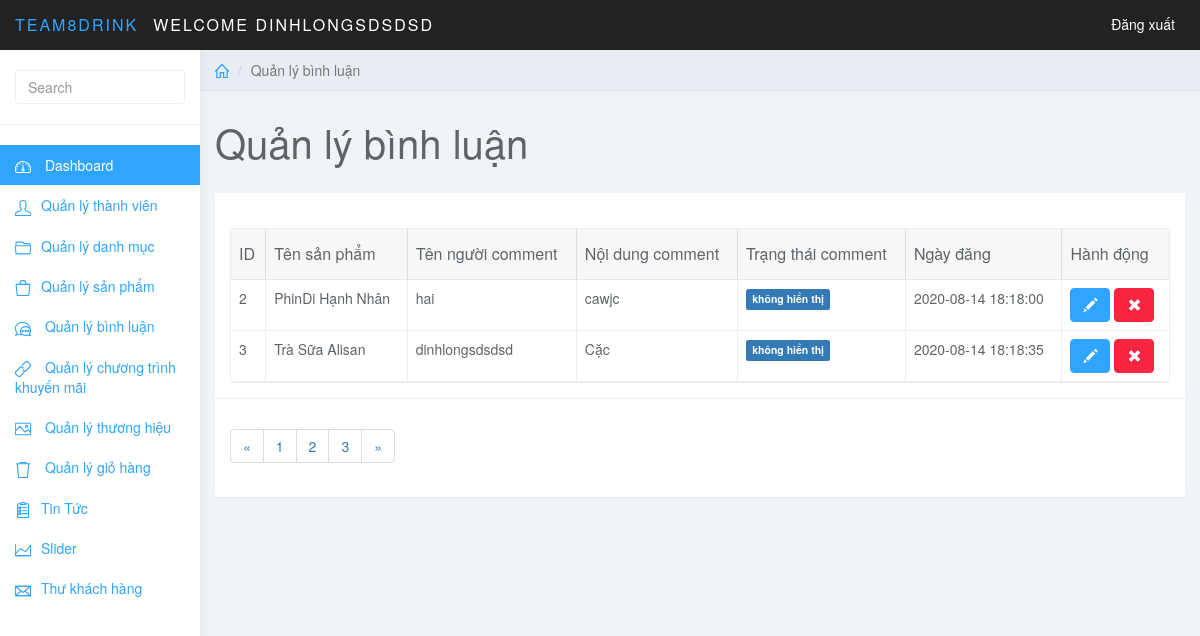
Screenshot of /admin/?page=comment (signed in) with the database file from the repository.
### tables this page shows
CREATE TABLE `comment` (
  `id` int(11) NOT NULL,
  `prd_id` int(11) NOT NULL,
  `member_id` int(11) NOT NULL,
  `content` varchar(255) NOT NULL,
  `comment_level` tinyint(1) NOT NULL,
  `comment_created_at` timestamp NOT NULL DEFAULT current_timestamp()
);

CREATE TABLE `product` (
  `id` int(11) NOT NULL,
  `prd_name` varchar(191) NOT NULL,
  `cat_id` int(11) NOT NULL,
  `prd_image` varchar(191) NOT NULL,
  `prd_price` float NOT NULL,
  `prd_warranty` varchar(255) NOT NULL,
  `prd_accessory` varchar(255) NOT NULL,
  `prd_featured` varchar(255) NOT NULL,
  `prd_status` tinyint(1) NOT NULL,
  `prd_detail` varchar(255) NOT NULL,
  `prd_view` int(20) NOT NULL,
  `prd_created_at` timestamp NOT NULL DEFAULT current_timestamp(),
  `prd_updated_at` timestamp NOT NULL DEFAULT current_timestamp(),
  `link_video` varchar(255) NOT NULL,
  `pro_id` int(11) NOT NULL,
  `trade_id` int(11) NOT NULL
);

CREATE TABLE `member` (
  `id` int(11) NOT NULL,
  `member_name` varchar(191) NOT NULL,
  `email` varchar(191) NOT NULL,
  `password` varchar(191) NOT NULL,
  `member_level` tinyint(1) DEFAULT NULL,
  `address` varchar(191) DEFAULT NULL,
  `phone` int(11) DEFAULT NULL
);

### libs/comment.php (called while the page is built, shortened)
<?php
function list_comment_product_member()
{
    $conn = connection();
    $sql = "SELECT
    comment.id as id,
   	prd_name,
    member_name,
    comment_level,
    content,
    comment_created_at
    FROM
    ((
        comment
    INNER JOIN product ON comment.prd_id = product.id)
    INNER JOIN member ON comment.member_id = member.id)";
     try {
         $stmt = $conn->prepare($sql);
         $stmt->execute();
         $result = $stmt->fetchAll(PDO::FETCH_ASSOC);
     } catch (PDOException $e) {
         echo "Lỗi dữ liệu " . $e->getMessage();
     } finally {
         unset($conn);
     }
     return $result;
}

### admin/themes/comment.php (the view, shortened to what this page needs)
<?php
$comment =  list_comment_product_member();
?>
<!DOCTYPE html>
<html>
<head>
    <link href="themes/css/bootstrap.min.css" rel="stylesheet">
    <link href="themes/css/datepicker3.css" rel="stylesheet">
    <link href="themes/css/bootstrap-table.css" rel="stylesheet">
    <link href="themes/css/styles.css" rel="stylesheet">
</head>
<body>
    <nav class="navbar navbar-inverse navbar-fixed-top" role="navigation">
        <div class="container-fluid">
            <div class="navbar-header">
                <a class="navbar-brand" href="#"><span>Team8Drink </span></a>
                <?php if (isset($_SESSION['hoten'])) : ?>
                    <a class="navbar-brand" href="#">welcome <?php echo $_SESSION['hoten'] ?></a>
                <?php endif ?>
                <ul class="user-menu">
                    <li class="dropdown pull-right">
                        <a href="<?= ROOT ?>admin/?page=login"> Đăng xuất</a>
                    </li>
                </ul>
            </div>
        </div>
    </nav>
    <div id="sidebar-collapse" class="col-sm-3 col-lg-2 sidebar">
        <form role="search">
            <div class="form-group">
                <input type="text" class="form-control" placeholder="Search">
            </div>
        </form>
        <ul class="nav menu">
            <li class="active"><a href="<?= ROOT ?>admin/?page=dashboard"><svg class="glyph stroked dashboard-dial">
                        <use xlink:href="#stroked-dashboard-dial"></use>
                    </svg> Dashboard</a></li>
            <li><a href="<?= ROOT ?>admin/?page=member"><svg class="glyph stroked male user ">
                        <use xlink:href="#stroked-male-user" /></svg>Quản lý thành viên</a></li>
            <li><a href="<?= ROOT ?>admin/?page=category"><svg class="glyph stroked open folder">
                        <use xlink:href="#stroked-open-folder" /></svg>Quản lý danh mục</a></li>
            <li><a href="<?= ROOT ?>admin/?page=product"><svg class="glyph stroked bag">
                        <use xlink:href="#stroked-bag"></use>
                    </svg>Quản lý sản phẩm</a></li>
            <li><a href="<?= ROOT ?>admin/?page=comment"><svg class="glyph stroked two messages">
                        <use xlink:href="#stroked-two-messages" /></svg> Quản lý bình luận</a></li>
            <li><a href="<?= ROOT ?>admin/?page=promotion"><svg class="glyph stroked chain">
                        <use xlink:href="#stroked-chain" /></svg> Quản lý chương trình khuyến mãi</a></li>
            <li><a href="<?= ROOT ?>admin/?page=trademark"><svg class="glyph stroked chain">
                        <use xlink:href="#stroked-landscape" /></svg> Quản lý thương hiệu</a></li>
            <li><a href="<?= ROOT ?>admin/?page=card"><svg class="glyph stroked gear">
                        <use xlink:href="#stroked-trash" /></svg> Quản lý giỏ hàng</a></li>
            <li><a href="<?= ROOT ?>admin/?page=news"><svg class="glyph stroked chain">
                        <use xlink:href="#stroked-clipboard-with-paper" /></svg>Tin Tức</a></li>
            <li><a href="<?= ROOT ?>admin/?page=slider"><svg class="glyph stroked chain">
                        <use xlink:href="#stroked-line-graph" /></svg>Slider</a></li>
            <li><a href="<?= ROOT ?>admin/?page=letter"><svg class="glyph stroked chain">
                        <use xlink:href="#stroked-email" /></svg>Thư khách hàng</a></li>
        </ul>
    </div>
    <div class="col-sm-9 col-sm-offset-3 col-lg-10 col-lg-offset-2 main">
        <div class="row">
            <ol class="breadcrumb">
                <li><a href="#"><svg class="glyph stroked home">
                            <use xlink:href="#stroked-home"></use>
                        </svg></a></li>
                <li class="active">Quản lý bình luận</li>
            </ol>
        </div>
        <div class="row">
            <div class="col-lg-12">
                <h1 class="page-header">Quản lý bình luận</h1>
            </div>
        </div>
        <div class="row">
            <div class="col-md-12">
                <div class="panel panel-default">
                    <div class="panel-body">
                        <table data-toolbar="#toolbar" data-toggle="table" class="table">
                            <thead>
                                <tr>
                                    <th data-field="id" data-sortable="true" style="text-align: center;">ID</th>
                                    <th style="text-align: center;">Tên sản phẩm</th>
                                    <th style="text-align: center;">Tên người comment</th>
                                    <th style="text-align: center;">Nội dung comment</th>
                                    <th style="text-align: center;">Trạng thái comment</th>
                                    <th style="text-align: center;">Ngày đăng</th>
                                    <th style="text-align: center;">Hành động</th>
                                </tr>
                            </thead>
                            <tbody>
                                <?php foreach($comment as $cm):?>
                                    <tr>
                                        <td style="text-align: center;"><?=$cm['id']?></td>
                                        <td style="text-align: center;"><?=$cm['prd_name']?></td>
                                        <td style="text-align: center;"><?=$cm['member_name']?></td>
                                        <td style="text-align: center;"><?=$cm['content']?></td>
                                        <td style="text-align: center;"><span class="label label-primary" ><?= ($cm['comment_level']) ? 'được hiển thị' : 'không hiển thị' ?></span></td>
                                        <td style="text-align: center;"><?=$cm['comment_created_at']?></td>
                                        <td class="form-group" style="text-align: center;">
                                            <a href="<?= ROOT ?>admin/?page=comment&action=update&id=<?= $cm['id'] ?>" class="btn btn-primary"><i class="glyphicon glyphicon-pencil"></i></a>
                                            <a href="<?= ROOT ?>admin/?page=comment&id=<?= $cm['id'] ?>" onclick="return confirm('Bạn có chắc muốn xoá không?')" class="btn btn-danger"><i class="glyphicon glyphicon-remove"></i></a>
                                        </td>
                                    </tr>
                                    <?php endforeach;?>
                            </tbody>
                        </table>
                    </div>
                    <div class="panel-footer">
                        <nav aria-label="Page navigation example">
                            <ul class="pagination">
                                <li class="page-item"><a class="page-link" href="#">&laquo;</a></li>
                                <li class="page-item"><a class="page-link" href="#">1</a></li>
                                <li class="page-item"><a class="page-link" href="#">2</a></li>
                                <li class="page-item"><a class="page-link" href="#">3</a></li>
                                <li class="page-item"><a class="page-link" href="#">&raquo;</a></li>
                            </ul>
                        </nav>
                    </div>
                </div>
            </div>
        </div>
    </div>
</body>
</html>

### admin/themes/css/styles.css (style rules this page uses)
body { background: #f1f4f7; padding-top: 50px; color: #5f6468; }
a, a:hover, a:focus { color: #30a5ff; }
h1, h2, h3, h4, h5, h6 { color: #5f6468; }
h1 { font-weight: 300; font-size: 40px; }
.form-control { border: 1px solid #eee; box-shadow: none; }
.navbar-header .navbar-brand { color: #fff; font-size: 16px; text-transform: uppercase; font-weight: 500; letter-spacing: 2px; }
.navbar-header .navbar-brand span { color: #30a5ff; }
.btn-primary, .btn-primary:hover, .btn-primary:focus, .btn-primary:active, .btn-primary.active, .open > .dropdown-toggle.btn-primary, .btn-primary.disabled, .btn-primary[disabled], fieldset[disabled] .btn-primary, .btn-primary.disabled:hover, .btn-primary[disabled]:hover, fieldset[disabled] .btn-primary:hover, .btn-primary.disabled:focus, .btn-primary[disabled]:focus, fieldset[disabled] .btn-primary:focus, .btn-primary.disabled:active, .btn-primary[disabled]:active, fieldset[disabled] .btn-primary:active, .btn-primary.disabled.active, .btn-primary[disabled].active, fieldset[disabled] .btn-primary.active { background-color: #30a5ff; border-color: #30a5ff; }
.btn-danger, .btn-danger:hover, .btn-danger:focus, .btn-danger:active, .btn-danger.active, .open > .dropdown-toggle.btn-danger, .btn-danger.disabled, .btn-danger[disabled], fieldset[disabled] .btn-danger, .btn-danger.disabled:hover, .btn-danger[disabled]:hover, fieldset[disabled] .btn-danger:hover, .btn-danger.disabled:focus, .btn-danger[disabled]:focus, fieldset[disabled] .btn-danger:focus, .btn-danger.disabled:active, .btn-danger[disabled]:active, fieldset[disabled] .btn-danger:active, .btn-danger.disabled.active, .btn-danger[disabled].active, fieldset[disabled] .btn-danger.active { background-color: #f9243f; border-color: #f9243f; }
.panel { border: 0; }
.panel-footer { background: #fff; border-top: 1px solid #eee; }
.navbar { border: 0; }
.user-menu { display: inline-block; margin-top: 14px; margin-right: 10px; float: right; list-style: none; padding: 0; }
.user-menu a { color: #fff; }
.sidebar { display: block; background-color: #fff; padding: 0; display: none; }
.sidebar form { padding: 20px 15px 5px 15px; border-bottom: 1px solid #eee; margin-bottom: 20px; }
@media (min-width: 768px) { .sidebar { display: block; position: fixed; top: 50px; bottom: 0; left: 0; z-index: 1000; display: block; margin: 0; padding: 0; overflow-x: hidden; overflow-y: auto; background-color: #fff; box-shadow: 1px 0px 10px rgba(0, 0, 0, .05); } }
@media (min-width: 768px) { .navbar-header { width: 100%; } }
.sidebar ul.nav .active a, .sidebar ul.nav li.parent a.active, .sidebar ul.nav .active > a:hover, .sidebar ul.nav li.parent a.active:hover, .sidebar ul.nav .active > a:focus, .sidebar ul.nav li.parent a.active:focus { color: #fff; background-color: #30a5ff; }
.breadcrumb { border-radius: 0; padding: 10px 15px; background: #e9ecf2; box-shadow: 0 1px 1px rgba(0, 0, 0, .05); margin: 0 ; }
h1.page-header { margin-top: 30px; border-bottom: 0; }
.table { background: #fff; }
.sidebar .glyph, .user-menu .glyph { height: 16px; width: 16px; margin: 0 10px 0 0; stroke-width: 3px; }
.breadcrumb .glyph { height: 14px; width: 14px; margin: -2px 0 0 0; stroke-width: 4px; }

### rows the page displays
comment: id "2", product.prd_name "PhinDi Hạnh Nhân", member.member_name "hai", content "cawjc", comment_level "không hiển thị", comment_created_at "2020-08-14 18:18:00"
comment: id "3", product.prd_name "Trà Sữa Alisan", member.member_name "dinhlongsdsdsd", content "Cặc", comment_level "không hiển thị", comment_created_at "2020-08-14 18:18:35"

### other values shown
$_SESSION['hoten'] "DINHLONGSDSDSD"
